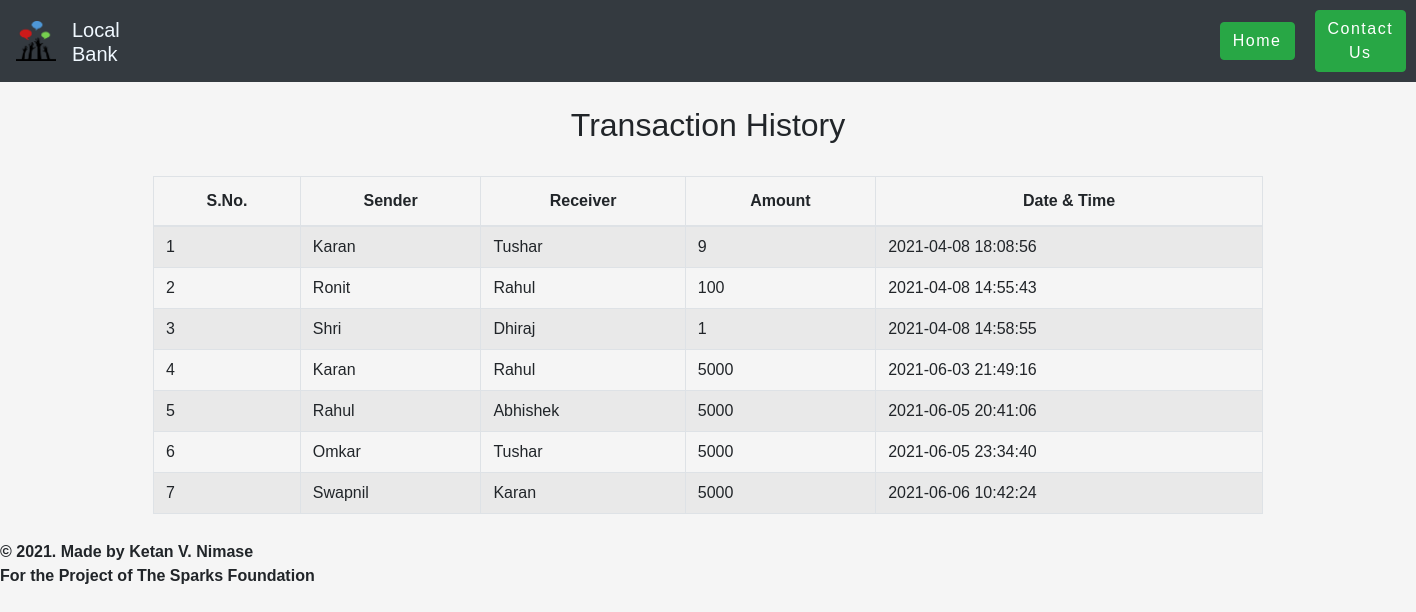
The page /transactionhistory.php on the database its author committed.
### tables this page shows
CREATE TABLE `transaction` (
  `sno` int(3) NOT NULL,
  `sender` text NOT NULL,
  `receiver` text NOT NULL,
  `balance` int(8) NOT NULL,
  `datetime` datetime NOT NULL DEFAULT current_timestamp()
);

### transactionhistory.php (the view)
    <?php include'nav.php'; ?>
	<div class="container">
        <h2 class="text-center pt-4" style="text-align: center;">Transaction History</h2>
       <br>
       <div class="table-responsive-sm">
    <table class="table table-hover table-striped table-condensed table-bordered">
        <thead>
            <tr>
                <th class="text-center">S.No.</th>
                <th class="text-center">Sender</th>
                <th class="text-center">Receiver</th>
                <th class="text-center">Amount</th>
                <th class="text-center">Date & Time</th>
            </tr>
        </thead>
        <tbody>
        <?php
            include 'config.php';
            $sql ="select * from transaction";
            $query =mysqli_query($conn, $sql);
            while($rows = mysqli_fetch_assoc($query))
            {
        ?>
            <tr>
            <td class="py-2"><?php echo $rows['sno']; ?></td>
            <td class="py-2"><?php echo $rows['sender']; ?></td>
            <td class="py-2"><?php echo $rows['receiver']; ?></td>
            <td class="py-2"><?php echo $rows['balance']; ?> </td>
            <td class="py-2"><?php echo $rows['datetime']; ?> </td>
        <?php
            }
        ?>
        </tbody>
    </table>
    </div>
</div>
<?php include('footer.php'); ?>
</body>
</html>

### nav.php (shortened to what this page needs)
<!DOCTYPE html>
<html lang="en">
<head>
    <link rel="stylesheet" href="https://maxcdn.bootstrapcdn.com/bootstrap/4.5.2/css/bootstrap.min.css">
</head>
<body>
<nav class="navbar navbar-expand-sm bg-dark navbar-dark">
        <a class="navbar-brand" href="#">
          <img src="image/Spark Foundation.png" alt="logo" style="width:40px;"  >
        </a>
        <div>
           <h5 style="color: aliceblue; padding-top: 10px;">Local Bank</h5>
        </div>
        <div style="padding-left: 1100px;">
        <a href="index.php"><button type="button" class="btn btn-success">Home</button></a>
        </div>
        <div style="padding-left: 20px;">
        <a href="https://www.thesparksfoundationsingapore.org/contact-us/"> <button type="button" class="btn btn-success" >Contact Us</button></a>
        </div>
      </nav>
</body>
</html>

### footer.php (shortened to what this page needs)
<!DOCTYPE html>
<html lang="en">
<head>
    <link rel="stylesheet" href="css/style.css">
</head>
<body>
<footer>
<div id="container2" >
    <div id="header"><b>© 2021. Made by Ketan V. Nimase</b>  <br>
      <b>For the Project of The Sparks Foundation</b></div>
 </div>
</footer>
</body>
</html>

### css/style.css (style rules this page uses)
* { padding: 0; margin: 0; box-sizing: border-box; font-family: sans-serif; }
body { background-color: whitesmoke; }
button { border:none; border-radius: 8px; padding: 10px; background:rgb(30, 30, 30); color:white; letter-spacing: 1.5px; font-size: 15px; transition: 0.5s; }
footer { padding-top: 10px; align-items: center; }

### rows shown on the page
transaction: sno "1", sender "Karan", receiver "Tushar", balance "9", datetime "2021-04-08 18:08:56"
transaction: sno "2", sender "Ronit", receiver "Rahul", balance "100", datetime "2021-04-08 14:55:43"
transaction: sno "3", sender "Shri", receiver "Dhiraj", balance "1", datetime "2021-04-08 14:58:55"
transaction: sno "4", sender "Karan", receiver "Rahul", balance "5000", datetime "2021-06-03 21:49:16"
transaction: sno "5", sender "Rahul", receiver "Abhishek", balance "5000", datetime "2021-06-05 20:41:06"
transaction: sno "6", sender "Omkar", receiver "Tushar", balance "5000", datetime "2021-06-05 23:34:40"
transaction: sno "7", sender "Swapnil", receiver "Karan", balance "5000", datetime "2021-06-06 10:42:24"
